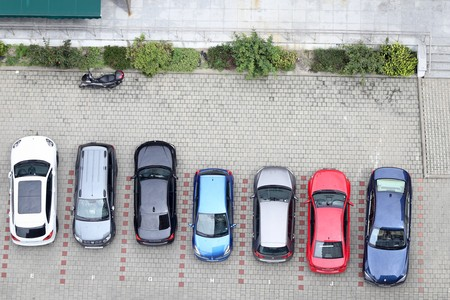
%> input picture Images/024.jpg, 450 x 300 px
$ octave TestRGB.m   (GNU Octave 9; MATLAB toolbox functions it lacks are replaced by stand-ins)
%> lines starting %> are read from the running program, lines starting %| are printed output that depends on the picture
Img = imread('Images\024.jpg');
%> Img is the input picture: size 300x450x3 uint8; mean R, G, B 168, 168.6, 169.6

figure(); imshow(Img, []);
figure();
subplot(221); imshow(rgb2gray(Img), []);
%> after `imshow(rgb2gray(Img), [])`:
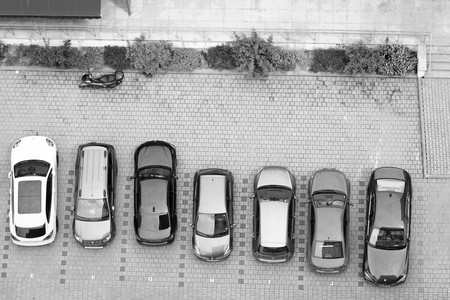
%> displayed picture: size 300x450, on the screen's scale of 0 to 255; min 0, max 255, mean 168.3
subplot(222); imshow(Img(:,:,1), []);
%> after `imshow(Img(:,:,1), [])`:
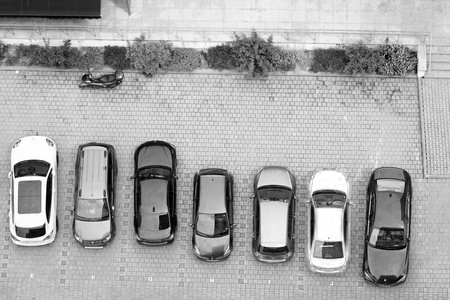
%> displayed picture: size 300x450, on the screen's scale of 0 to 255; min 0, max 255, mean 168
subplot(223); imshow(Img(:,:,2), []);
%> after `imshow(Img(:,:,2), [])`:
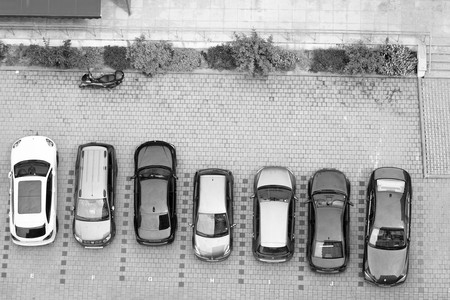
%> displayed picture: size 300x450, on the screen's scale of 0 to 255; min 0, max 255, mean 168.6
subplot(224); imshow(Img(:,:,3), []);
%> after `imshow(Img(:,:,3), [])`:
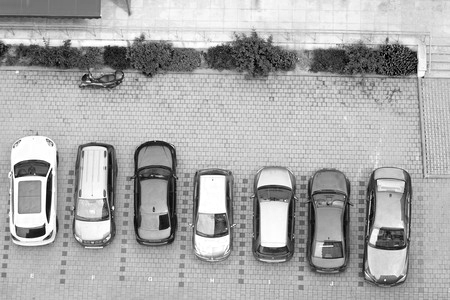
%> displayed picture: size 300x450, on the screen's scale of 0 to 255; min 0, max 255, mean 169.6

$ run again, with Images/001.jpg copied over Images/024.jpg
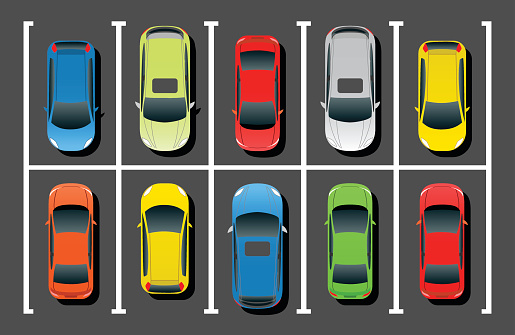
%> input picture Images/001.jpg, 515 x 335 px
%> Img is the input picture: size 335x515x3 uint8; mean R, G, B 103.5, 100.6, 90.5
%> `imshow(Img(:,:,2), [])`:
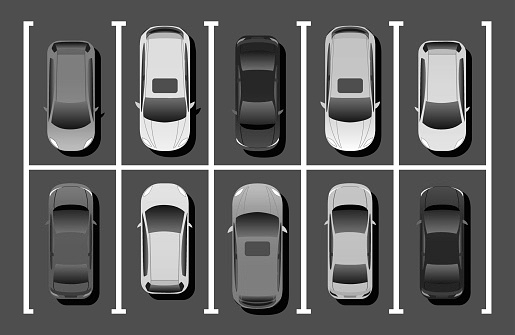
%> displayed picture: size 335x515, on the screen's scale of 0 to 255; min 0, max 255, mean 100.6
%> `imshow(Img(:,:,3), [])`:
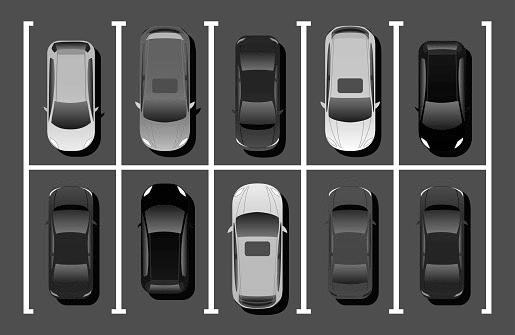
%> displayed picture: size 335x515, on the screen's scale of 0 to 255; min 0, max 255, mean 90.5

$ run again, with Images/002.jpg copied over Images/024.jpg
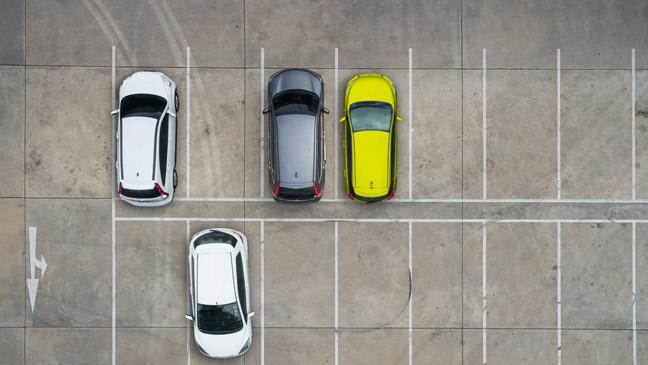
%> input picture Images/002.jpg, 648 x 365 px
%> Img is the input picture: size 365x648x3 uint8; mean R, G, B 149.1, 145.9, 137.1
%> `imshow(rgb2gray(Img), [])`:
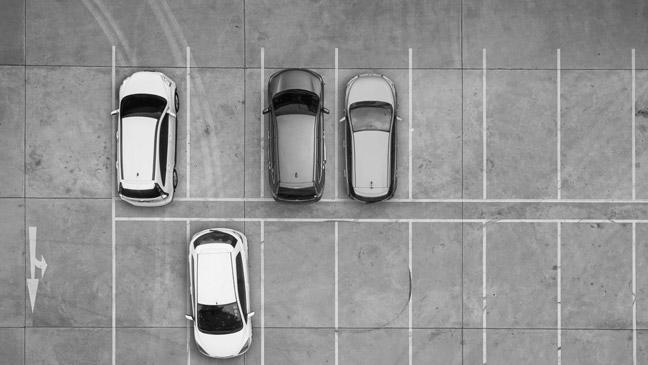
%> displayed picture: size 365x648, on the screen's scale of 0 to 255; min 0, max 255, mean 146.7
%> `imshow(Img(:,:,3), [])`:
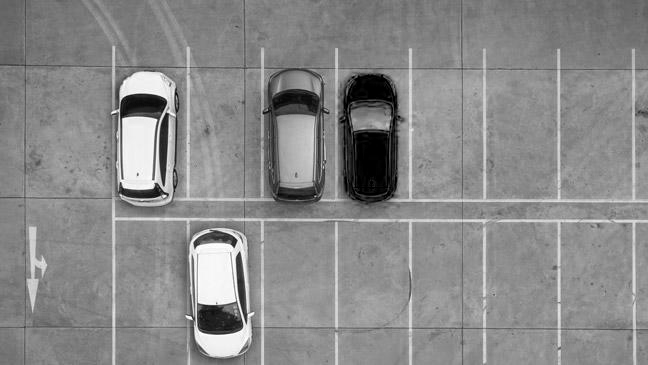
%> displayed picture: size 365x648, on the screen's scale of 0 to 255; min 0, max 255, mean 137.1

$ run again, with Images/003.jpg copied over Images/024.jpg
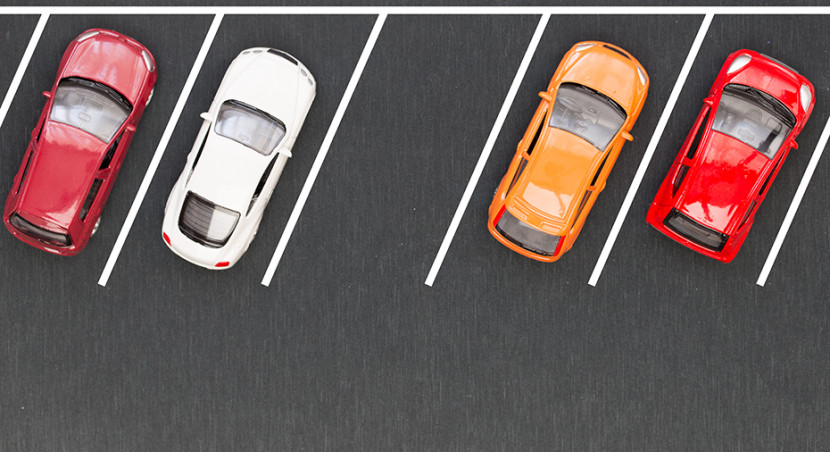
%> input picture Images/003.jpg, 830 x 452 px
%> Img is the input picture: size 452x830x3 uint8; mean R, G, B 109.3, 93.9, 92.6
%> `imshow(Img(:,:,2), [])`:
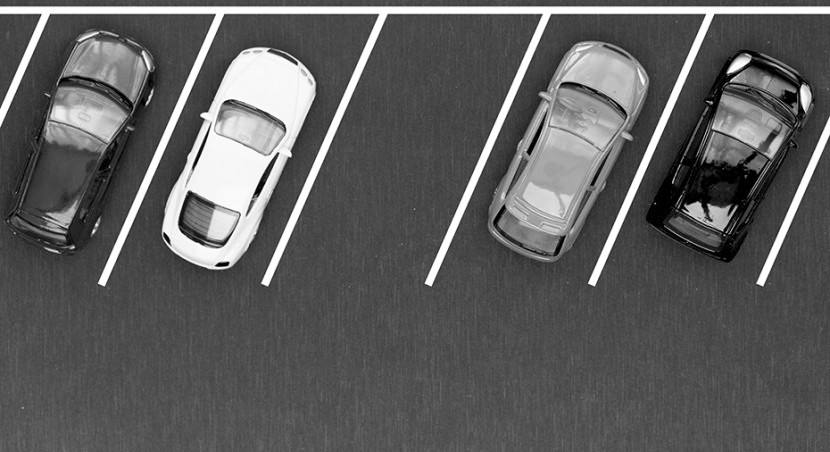
%> displayed picture: size 452x830, on the screen's scale of 0 to 255; min 0, max 255, mean 93.9
%> `imshow(Img(:,:,3), [])`:
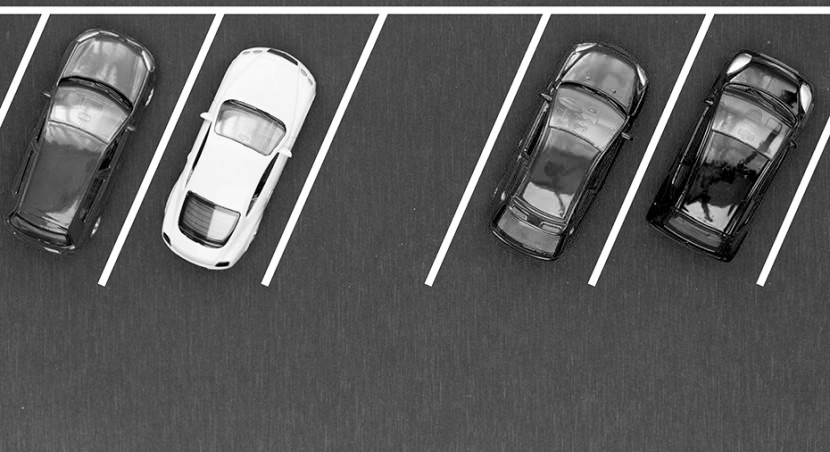
%> displayed picture: size 452x830, on the screen's scale of 0 to 255; min 0, max 255, mean 92.6
